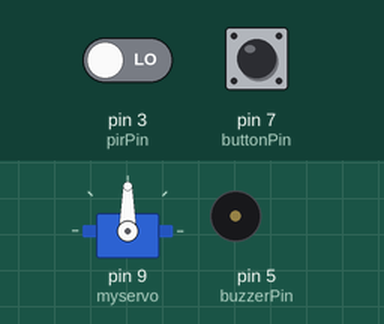
The sketch below on a simulated Arduino Uno, built with avr-gcc and run on an emulated ATmega328P. Parts: servo, buzzer (waves = sounding). Inputs (shaded band) come from the test bench; at power-on: pin 3 (pirPin) LOW, pin 7 (buttonPin) LOW. What the sketch prints to the serial monitor is not drawn.

Above: at 0.1 s.
At 10.1 s:
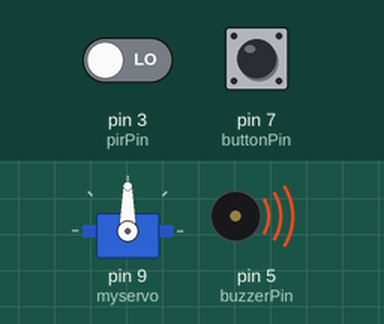
Timing chart, 0 to 11.6 s (numbered marks = the images above):
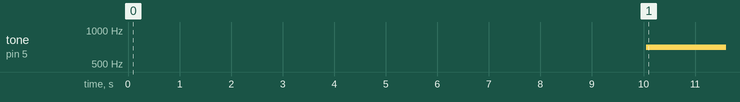

The sketch:

total_lab_5.ino
```cpp
#include <Servo.h>

Servo myservo;  // create servo object to control a servo
// twelve servo objects can be created on most boards
//the time we give the sensor to calibrate (10-60 secs according to the datasheet)
int calibrationTime = 10;

//the time when the sensor outputs a low impulse
long unsigned int lowIn;

//the amount of milliseconds the sensor has to be low
//before we assume all motion has stopped
long unsigned int pause = 5000;

boolean lockLow = true;
boolean takeLowTime;

int pirPin = 3;    //the digital pin connected to the PIR sensor's output
int servoPin = 9;
const int buttonPin = 7;
int buzzerPin = 5;


int i = 0;
int buttonState = 0;


int pos = 180;    // variable to store the servo position

void setup() {
  myservo.attach(9);  // attaches the servo on pin 9 to the servo object
    Serial.begin(9600);
  pinMode(pirPin, INPUT);
  digitalWrite(pirPin, LOW);

  //give the sensor some time to calibrate
  Serial.print("calibrating sensor ");
    for(int i = 0; i < calibrationTime; i++){
      Serial.print(".");
      delay(1000);
      }
    Serial.println(" done");
    Serial.println("SENSOR ACTIVE");
    delay(50);


}

void loop() {
  buttonState = digitalRead(buttonPin);
  if (i != 1)
  {
        if(digitalRead(pirPin) == HIGH){            //detects person
            for (pos = 180; pos >= 0; pos -= 16.5) { // goes from 180 degrees to 0 degrees
                buttonState = digitalRead(buttonPin);
                if(buttonState == HIGH){
                    myservo.detach();
                    i = 1;
                    tone(5,400, 200);
                    delay(50);
                     tone(5,400, 200);
                   }
                myservo.write(pos);              // tell servo to go to position in variable 'pos'
                delay(1000);                       // waits 15ms for the servo to reach the position
                }

        }
  }
           i = 1;
          myservo.detach();
          tone(5,700, 10000);

}
```

Measured:
- by itself, tone on pin 5 (buzzerPin): silent → 700 Hz at 10.1 s
